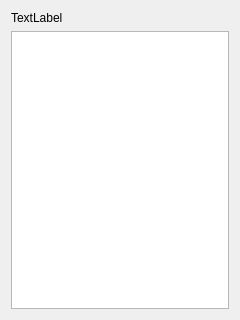
<?xml version="1.0" encoding="UTF-8"?>
<ui version="4.0">
 <class>StringviewScroll</class>
 <widget class="QWidget" name="StringviewScroll">
  <property name="geometry">
   <rect>
    <x>0</x>
    <y>0</y>
    <width>240</width>
    <height>320</height>
   </rect>
  </property>
  <property name="windowTitle">
   <string>Form</string>
  </property>
  <layout class="QGridLayout" name="gridLayout">
   <item row="0" column="0">
    <widget class="QLabel" name="lblTableName">
     <property name="text">
      <string>TextLabel</string>
     </property>
    </widget>
   </item>
   <item row="1" column="0">
    <widget class="QTableView" name="tableView"/>
   </item>
  </layout>
 </widget>
 <resources/>
 <connections/>
</ui>
